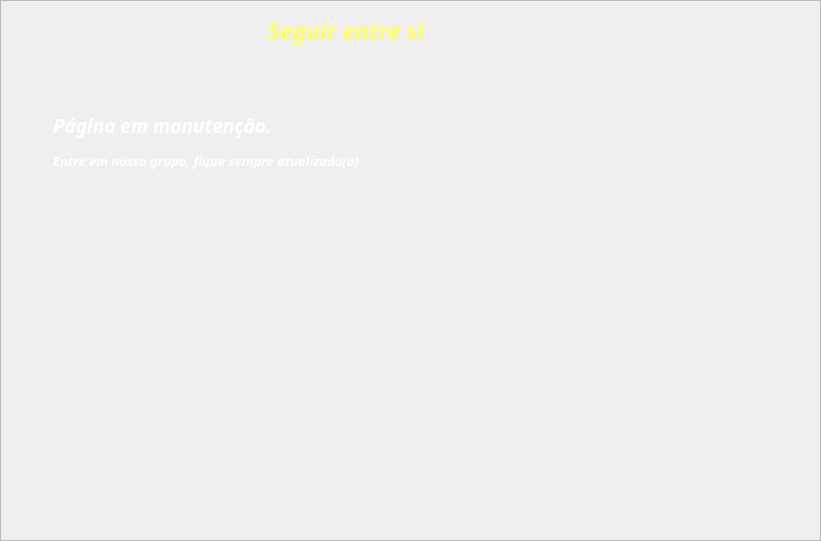
   <widget class="QFrame" name="frameSeguirentresi">
    <property name="geometry">
     <rect>
      <x>90</x>
      <y>150</y>
      <width>821</width>
      <height>541</height>
     </rect>
    </property>
    <property name="frameShape">
     <enum>QFrame::StyledPanel</enum>
    </property>
    <property name="frameShadow">
     <enum>QFrame::Raised</enum>
    </property>
    <widget class="QLabel" name="label_42">
     <property name="geometry">
      <rect>
       <x>265</x>
       <y>10</y>
       <width>191</width>
       <height>41</height>
      </rect>
     </property>
     <property name="font">
      <font>
       <family>Montserrat ExtraBold</family>
       <pointsize>17</pointsize>
       <weight>75</weight>
       <italic>true</italic>
       <bold>true</bold>
      </font>
     </property>
     <property name="styleSheet">
      <string notr="true">color: rgb(255, 255, 100);</string>
     </property>
     <property name="text">
      <string>Seguir entre si</string>
     </property>
     <property name="textFormat">
      <enum>Qt::PlainText</enum>
     </property>
     <property name="wordWrap">
      <bool>false</bool>
     </property>
     <property name="margin">
      <number>2</number>
     </property>
     <property name="indent">
      <number>3</number>
     </property>
    </widget>
    <widget class="QLabel" name="label_43">
     <property name="geometry">
      <rect>
       <x>50</x>
       <y>110</y>
       <width>261</width>
       <height>31</height>
      </rect>
     </property>
     <property name="font">
      <font>
       <family>Montserrat ExtraBold</family>
       <pointsize>14</pointsize>
       <weight>75</weight>
       <italic>true</italic>
       <bold>true</bold>
      </font>
     </property>
     <property name="styleSheet">
      <string notr="true">color: rgb(255, 255, 255);</string>
     </property>
     <property name="text">
      <string>Página em manutenção.</string>
     </property>
     <property name="textFormat">
      <enum>Qt::PlainText</enum>
     </property>
     <property name="wordWrap">
      <bool>false</bool>
     </property>
     <property name="margin">
      <number>2</number>
     </property>
     <property name="indent">
      <number>3</number>
     </property>
    </widget>
    <widget class="QLabel" name="label_44">
     <property name="geometry">
      <rect>
       <x>50</x>
       <y>140</y>
       <width>361</width>
       <height>41</height>
      </rect>
     </property>
     <property name="font">
      <font>
       <family>Montserrat ExtraBold</family>
       <pointsize>10</pointsize>
       <weight>75</weight>
       <italic>true</italic>
       <bold>true</bold>
      </font>
     </property>
     <property name="styleSheet">
      <string notr="true">color: rgb(255, 255, 255);</string>
     </property>
     <property name="text">
      <string>Entre em nosso grupo, fique sempre atualizado(a)</string>
     </property>
     <property name="textFormat">
      <enum>Qt::PlainText</enum>
     </property>
     <property name="wordWrap">
      <bool>false</bool>
     </property>
     <property name="margin">
      <number>2</number>
     </property>
     <property name="indent">
      <number>3</number>
     </property>
    </widget>
   </widget>
